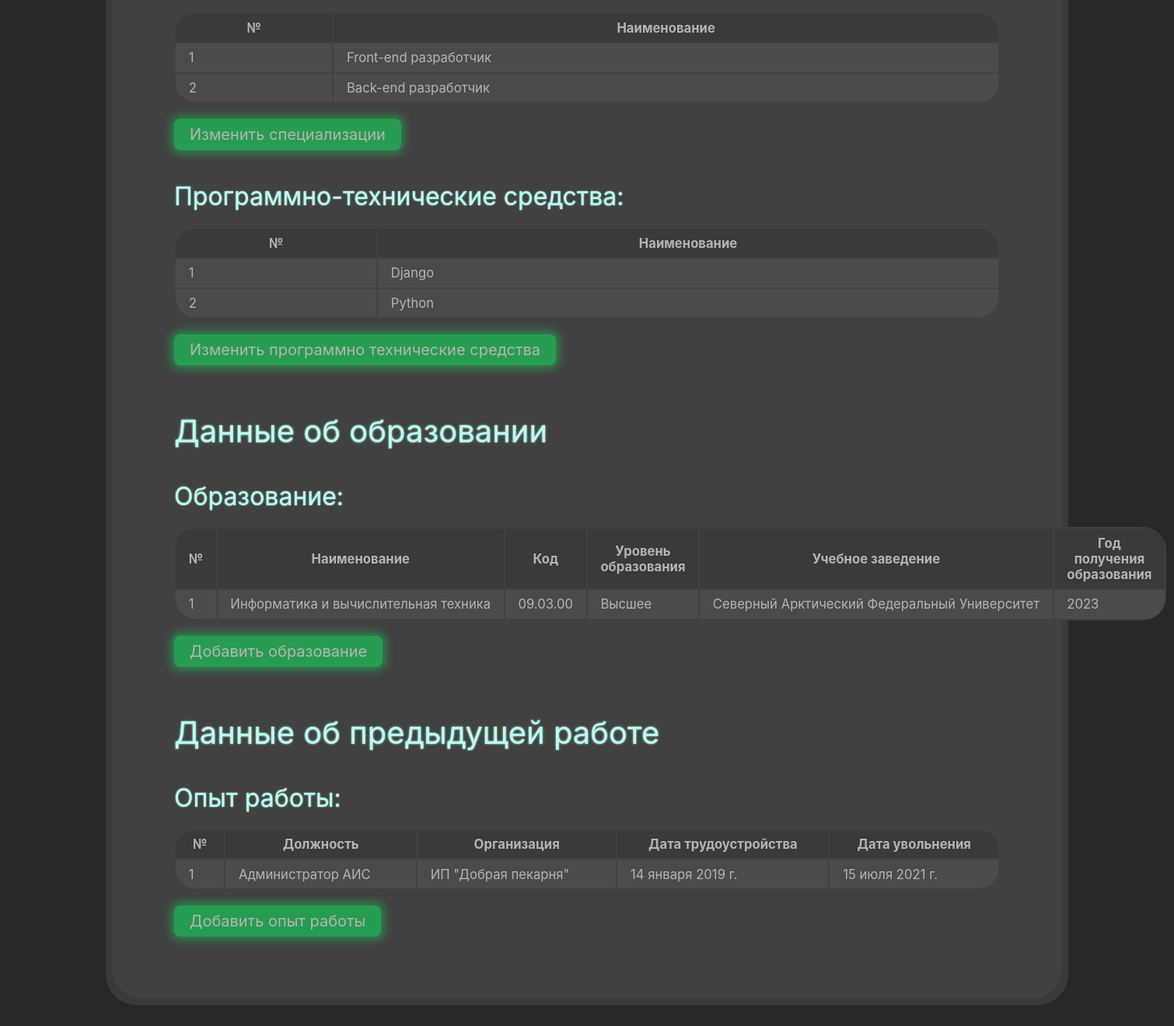
Page /jobseeker/18 (signed in, lower part) on the earlier database version.
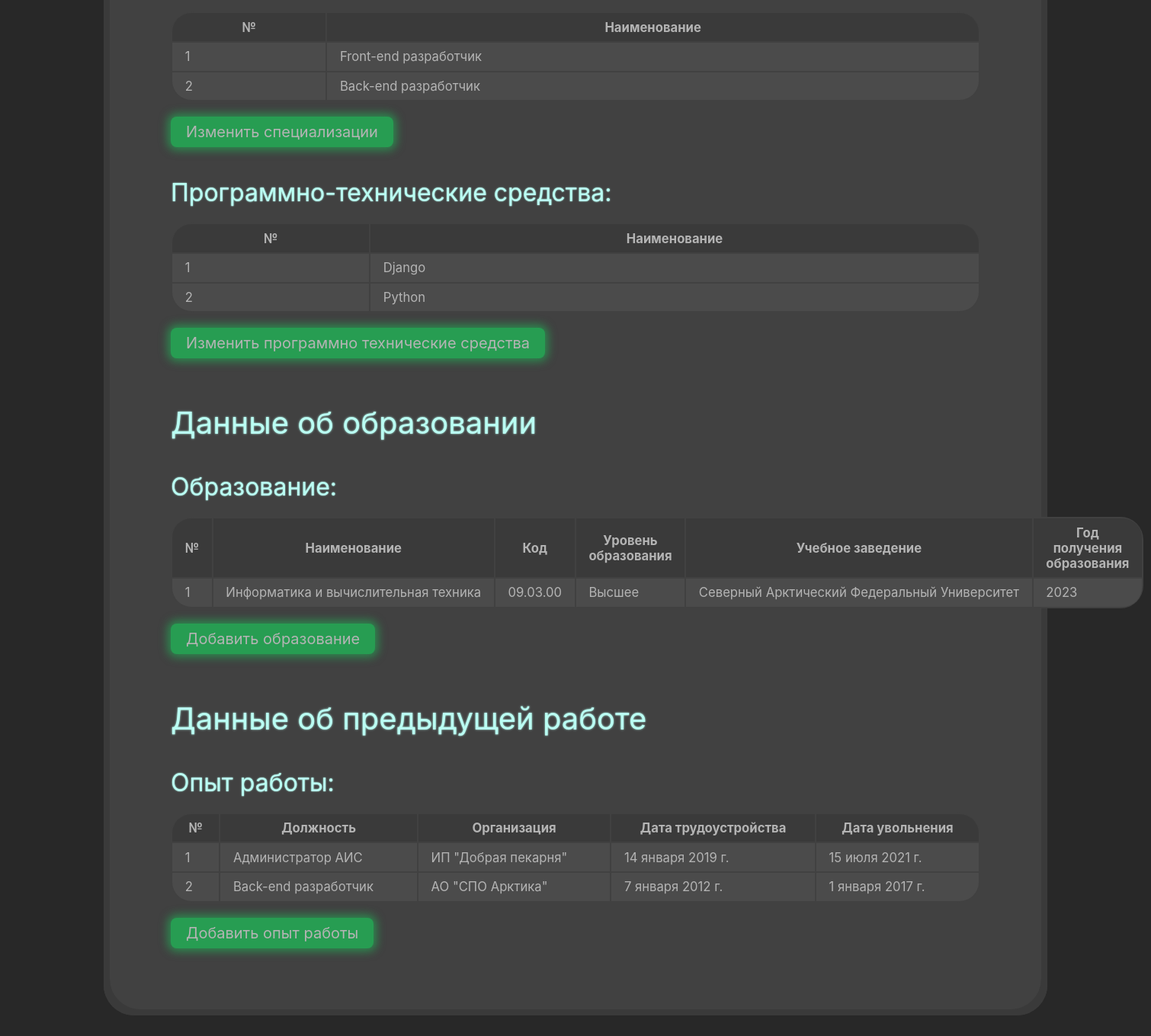
Same page on the later database version.
### domain/models.py (models this page shows, shortened)
class Specialization(models.Model):
    name = models.CharField(max_length=255, blank=False, null=False, verbose_name='Наименование')
    class Meta:
        verbose_name = 'Специализация'
        verbose_name_plural = 'Специализации'

class SoftwareAndHardwareToolOfJobSeeker(models.Model):
    job_seeker = models.ForeignKey('JobSeeker', blank=False, null=False,
                                   on_delete=models.CASCADE, verbose_name='Соискатель')
    software_and_hardware_tool = models.ForeignKey('SoftwareAndHardwareTool', blank=False, null=False,
                                                   on_delete=models.CASCADE,
                                                   verbose_name='Программно-техническое средство')
    proficiency_level = models.CharField(max_length=20, blank=True, null=True, verbose_name='Уровень владения')
    comment = models.TextField(blank=True, null=True, verbose_name='Комментарий')
    class Meta:
        verbose_name = 'Уровень владения программно-техническим средством'
        verbose_name_plural = 'Уровни владения программно-техническими средствами'

class SoftwareAndHardwareTool(models.Model):
    name = models.CharField(max_length=255, blank=False, null=False, verbose_name='Наименование')
    class Meta:
        verbose_name = 'Программно-техническое средство'
        verbose_name_plural = 'Программно-технические средства'

class EducationOfJobSeeker(models.Model):
    job_seeker = models.ForeignKey('JobSeeker', blank=False, null=False,
                                   on_delete=models.CASCADE, verbose_name='Соискатель')
    education = models.ForeignKey('Education', blank=False, null=False,
                                  on_delete=models.PROTECT, verbose_name='Образование')
    year_choices = [(year, str(year)) for year in range(1980, datetime.datetime.now().year + 1)]
    year_received = models.IntegerField(choices=year_choices, blank=False, null=False, verbose_name='Год получения')
    class Meta:
        verbose_name = 'Образование соискателя'
        verbose_name_plural = 'Образования соискателей'

class Education(models.Model):
    organization = models.ForeignKey('EducationalOrganization', on_delete=models.PROTECT,
                                     null=False, blank=False, verbose_name='Образовательное учреждение')
    name = models.CharField(max_length=255, blank=False, null=False, verbose_name='Наименование')
    code = models.CharField(max_length=9, blank=True, null=True, verbose_name='Код специальности')
    education_level = models.ForeignKey('EducationLevel', on_delete=models.PROTECT, null=False, blank=False,
                                        verbose_name='Уровень образования')
    class Meta:
        verbose_name = 'Образование'
        verbose_name_plural = 'Образования'

class EducationLevel(models.Model):
    name = models.CharField(max_length=90, blank=False, null=False, verbose_name='Наименование')
    class Meta:
        verbose_name = 'Уровень образования'
        verbose_name_plural = 'Уровни образования'

class EducationalOrganization(models.Model):
    name = models.CharField(max_length=255, blank=False, null=False, verbose_name='Наименование')
    address = models.ForeignKey('Address', on_delete=models.PROTECT,
                                null=False, blank=False, verbose_name='Адрес')
    class Meta:
        verbose_name = 'Образовательное учреждение'
        verbose_name_plural = 'Образовательные учреждения'

class WorkExperience(models.Model):
    job_seeker = models.ForeignKey('JobSeeker', blank=False, null=False,
                                   on_delete=models.CASCADE, verbose_name='Соискатель')
    date_of_employment = models.DateField(blank=False, null=False, verbose_name='Дата приёма')
    date_of_dismissal = models.DateField(blank=True, null=True, verbose_name='Дата увольнения')
    organization = models.CharField(max_length=255, blank=False, null=False, verbose_name='Организация')
    position = models.ForeignKey('Position', blank=False, null=False,
                                 on_delete=models.PROTECT, verbose_name='Должность')
    class Meta:
        verbose_name = 'Опыт работы'
        verbose_name_plural = 'Опыты работ'

class Position(models.Model):
    name = models.CharField(max_length=255, blank=False, null=False, verbose_name='Наименование')
    class Meta:
        verbose_name = 'Должность'
        verbose_name_plural = 'Должность'

### domain/views/job_seeker_views.py (the view)
# urls.py: path('jobseeker/<str:job_seeker_id>', job_seeker_view, name='job_seeker_view'),
def job_seeker_view(request, job_seeker_id):
    job_seeker = JobSeeker.objects.get(id=job_seeker_id)
    job_seeker.age = (date.today() - job_seeker.birthdate) // timedelta(days=365.2425)
    work_experiences = job_seeker.workexperience_set.all().order_by('-date_of_employment')
    context = {
        'job_seeker': job_seeker,
        'work_experiences': work_experiences,
    }
    return render(request, 'job_seekers/view/job_seeker_view.html', context)

### domain/context_processors.py (called while the page is built)
def user(request):
    return {'user': auth(request)['user']}

### domain/templates/job_seekers/view/job_seeker_view.html (shortened to what the changed rows need)
{% extends 'base.html' %}
{% load static %}
{% block content %}
    <section class="split-section flex-vertical gap-2em">
        <div class="content-block flex-vertical gap-1em">
            <div class="content-box flex-vertical gap-1em">
                <div class="flex-vertical extra-part">
                    <div class="flex-vertical gap-1em inner-part">
                        <div class="content flex-vertical gap-3em active-content" style="padding: 2em 4em;">
                            <div class="flex-vertical gap-2em">
                                <div class="flex-vertical gap-1em">
                                    {% if job_seeker.specialization.exists %}
                                        <table class="table">
                                            <tr>
                                                <th>№</th>
                                                <th>Наименование</th>
                                            </tr>
                                            {% for specialization in job_seeker.specialization.all %}
                                                <tr>
                                                    <td>
                                                        {{ forloop.counter }}
                                                    </td>
                                                    <td>
                                                        {{ specialization.name }}
                                                    </td>
                                                </tr>
                                            {% endfor %}
                                        </table>
                                    {% else %}
                                        <p class="error-message">Вы пока не добавили специализаций</p>
                                    {% endif %}
                                </div>
                                <div class="flex-vertical gap-1em">
                                    <h1 class="title" style="font-size: xx-large">Программно-технические средства:</h1>
                                    {% if job_seeker.softwareandhardwaretoolofjobseeker_set.exists %}
                                        <table class="table">
                                            <tr>
                                                <th>№</th>
                                                <th>Наименование</th>
                                            </tr>
                                            {% for software_and_hardware_tool in job_seeker.softwareandhardwaretoolofjobseeker_set.all %}
                                                <tr>
                                                    <td>
                                                        {{ forloop.counter }}
                                                    </td>
                                                    <td>
                                                        {{ software_and_hardware_tool.software_and_hardware_tool.name }}
                                                    </td>
                                                </tr>
                                            {% endfor %}
                                        </table>
                                    {% else %}
                                        <p class="error-message">Вы пока не добавили программно-технических средств</p>
                                    {% endif %}
                                </div>
                            </div>
                            <div class="flex-vertical gap-2em">
                                <h1 class="title">Данные об образовании</h1>
                                <div class="flex-vertical gap-1em">
                                    <h1 class="title" style="font-size: xx-large">Образование:</h1>
                                    {% if job_seeker.educationofjobseeker_set.exists %}
                                        <table class="table">
                                            <tr>
                                                <th>№</th>
                                                <th>Наименование</th>
                                                <th>Код</th>
                                                <th>Уровень образования</th>
                                                <th>Учебное заведение</th>
                                                <th>Год получения образования</th>
                                            </tr>
                                            {% for education in job_seeker.educationofjobseeker_set.all %}
                                                <tr>
                                                    <td>
                                                        {{ forloop.counter }}
                                                    </td>
                                                    <td>
                                                        {{ education.education.name }}
                                                    </td>
                                                    <td>
                                                        {{ education.education.code }}
                                                    </td>
                                                    <td>
                                                        {{ education.education.education_level.name }}
                                                    </td>
                                                    <td>
                                                        {{ education.education.organization.name }}
                                                    </td>
                                                    <td>
                                                        {{ education.year_received }}
                                                    </td>
                                                </tr>
                                            {% endfor %}
                                        </table>
                                    {% else %}
                                        <p class="error-message">Вы пока не добавили образование</p>
                                    {% endif %}
                                </div>
                            </div>
                            <div class="flex-vertical gap-2em">
                                <h1 class="title">Данные об предыдущей работе</h1>
                                <div class="flex-vertical gap-1em">
                                    <h1 class="title" style="font-size: xx-large">Опыт работы:</h1>
                                    {% if job_seeker.workexperience_set.exists %}
                                        <table class="table">
                                            <tr>
                                                <th>№</th>
                                                <th>Должность</th>
                                                <th>Организация</th>
                                                <th>Дата трудоустройства</th>
                                                <th>Дата увольнения</th>
                                            </tr>
                                            {% for work_experience in work_experiences %}
                                                <tr>
                                                    <td>
                                                        {{ forloop.counter }}
                                                    </td>
                                                    <td>
                                                        {{ work_experience.position.name }}
                                                    </td>
                                                    <td>
                                                        {{ work_experience.organization }}
                                                    </td>
                                                    <td>
                                                        {{ work_experience.date_of_employment }}
                                                    </td>
                                                    <td>
                                                        {{ work_experience.date_of_dismissal }}
                                                    </td>
                                                </tr>
                                            {% endfor %}
                                        </table>
                                    {% else %}
                                        <p class="error-message">Вы пока не добавили опыт работы</p>
                                    {% endif %}
                                </div>
                            </div>
                        </div>
                    </div>
                </div>
            </div>
        </div>
    </section>
{% endblock content %}

Differences in the rows shown:
added WorkExperience: position.name "Back-end разработчик", organization "АО \"СПО Арктика\"", date_of_employment "7 января 2012 г.", date_of_dismissal "1 января 2017 г."
